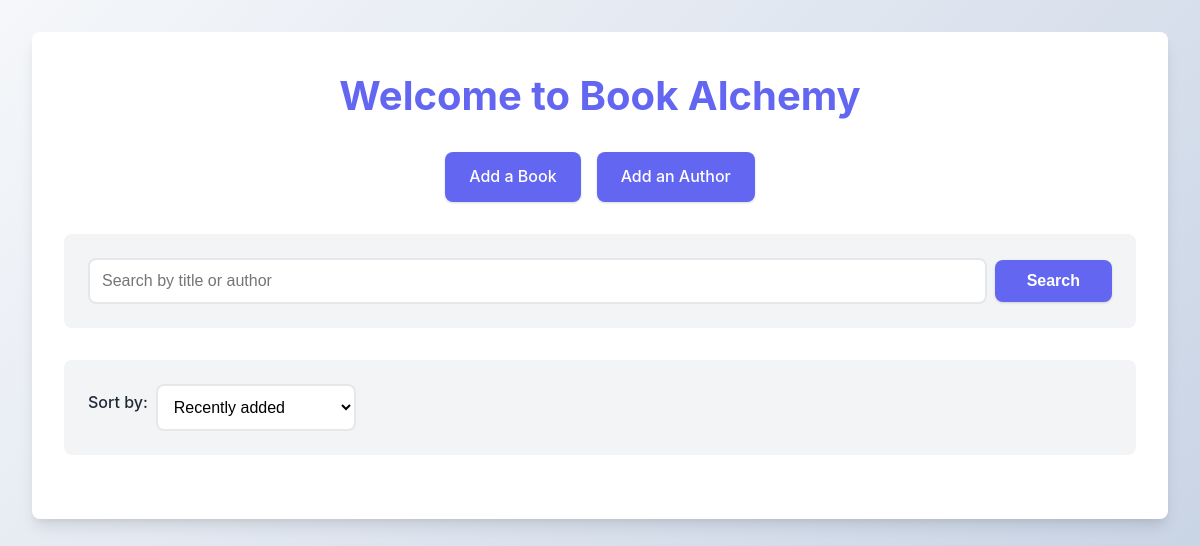
The app's page /, older data.
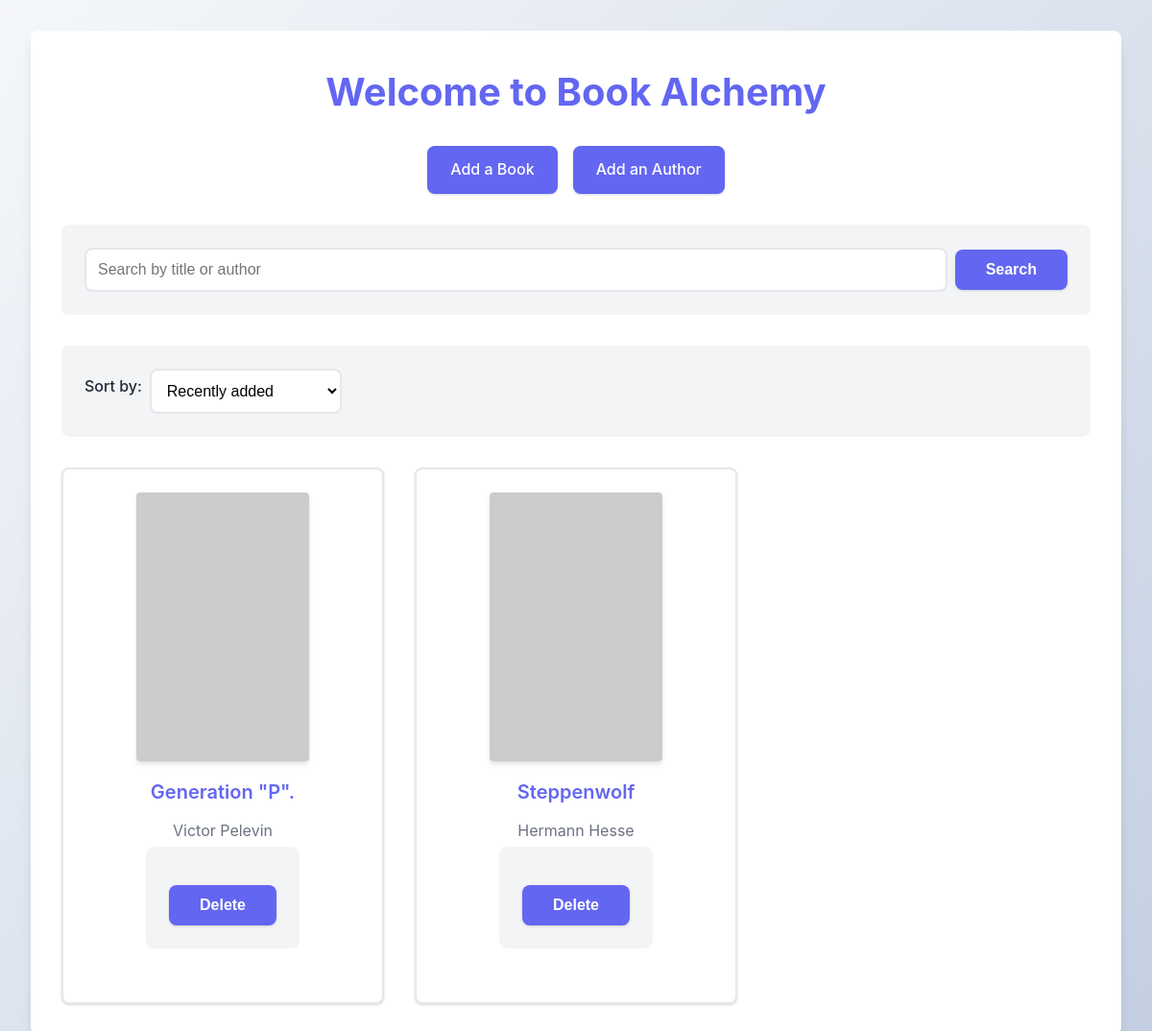
The same page, newer data.
### data_models.py (models this page shows, shortened)
class Book(db.Model):
    __tablename__ = 'books'
    id = db.Column(db.Integer, primary_key=True, autoincrement=True)
    author_id = db.Column(db.Integer, db.ForeignKey('authors.id'), nullable=False)
    isbn = db.Column(db.String(13), nullable=False)
    title = db.Column(db.String(250), nullable=False)
    publication_year = db.Column(db.Integer, nullable=False)
    author = db.relationship('Author', backref='books')

class Author(db.Model):
    __tablename__ = 'authors'
    id = db.Column(db.Integer, primary_key=True, autoincrement=True)
    name = db.Column(db.String(100), nullable=False)
    birth_date = db.Column(db.Date)
    date_of_death = db.Column(db.Date)

### app.py (the view)
@app.route('/')
def home():
    sort_by = request.args.get('sorting', 'recently_added')
    if sort_by == 'title':
        books = Book.query.order_by(Book.title).all()
    elif sort_by == 'author':
        books = Book.query.join(Author).order_by(Author.name).all()
    else:  # recently_added (default)
        books = Book.query.order_by(Book.id.desc()).all()
    return render_template('home.html', books=books, sort_by=sort_by)

### templates/home.html (shortened to what this page needs)
<!DOCTYPE html>
<html lang="en">
  <head>
    <link rel="stylesheet" href="{{ url_for('static', filename='css/style.css') }}">
  </head>
  <body>
    <div class="container">
      <h1>Welcome to Book Alchemy</h1>
      <div class="nav-links">
        <a href="/add_book">Add a Book</a>
        <a href="/add_author">Add an Author</a>
      </div>
      <form method="GET" action="/search" class="search-form">
          <input type="text" name="query" value="{{ query }}" placeholder="Search by title or author">
          <input type="submit" value="Search">
      </form>
      <form method="GET" action="/" class="sort-form">
          <label for="sorting">Sort by:</label>
          <select name="sorting" id="sorting" onchange="this.form.submit()">
              <option value="recently_added" {% if sort_by == 'recently_added' %}selected{% endif %}>Recently added</option>
          </select>
      </form>
      <div class="books-grid">
        {% for book in books %}
        <div class="book-card">
            <img src="https://covers.openlibrary.org/b/isbn/{{ book.isbn }}-M.jpg"
                 alt="{{ book.title }}"
                 onerror="this.onerror=null; this.src='https://via.placeholder.com/180x280?text=No+Cover';">
            <h3>{{ book.title }}</h3>
            <p>{{ book.author.name }}</p>
            <form action="/book/{{ book.id }}/delete" method="POST">
                <button type="submit" class="delete-btn">Delete</button>
            </form>
        </div>
        {% endfor %}
      </div>
    </div>
  </body>
</html>

### static/css/style.css (style rules this page uses)
* { margin: 0; padding: 0; box-sizing: border-box; }
:root { --primary-color: #6366f1; --primary-hover: #4f46e5; --secondary-color: #f3f4f6; --text-dark: #1f2937; --text-light: #6b7280; --border-color: #e5e7eb; --background: #ffffff; --shadow: 0 1px 3px 0 rgba(0, 0, 0, 0.1), 0 1px 2px 0 rgba(0, 0, 0, 0.06); --shadow-md: 0 4px 6px -1px rgba(0, 0, 0, 0.1), 0 2px 4px -1px rgba(0, 0, 0, 0.06); --shadow-lg: 0 10px 15px -3px rgba(0, 0, 0, 0.1), 0 4px 6px -2px rgba(0, 0, 0, 0.05); --border-radius: 0.5rem; --transition: all 0.3s ease; }
body { font-family: -apple-system, BlinkMacSystemFont, 'Segoe UI', Roboto, 'Helvetica Neue', Arial, sans-serif; line-height: 1.6; color: var(--text-dark); background: linear-gradient(135deg, #f5f7fa 0%, #c3cfe2 100%); min-height: 100vh; padding: 2rem; }
.container { max-width: 1200px; margin: 0 auto; background: var(--background); padding: 2rem; border-radius: var(--border-radius); box-shadow: var(--shadow-lg); }
h1 { color: var(--primary-color); font-size: 2.5rem; font-weight: 700; margin-bottom: 1.5rem; text-align: center; }
h3 { color: var(--text-dark); font-size: 1.25rem; font-weight: 600; margin-bottom: 0.5rem; }
.nav-links { display: flex; gap: 1rem; justify-content: center; margin-bottom: 2rem; flex-wrap: wrap; }
.nav-links a { text-decoration: none; color: var(--background); background: var(--primary-color); padding: 0.75rem 1.5rem; border-radius: var(--border-radius); font-weight: 500; transition: var(--transition); box-shadow: var(--shadow); }
form { background: var(--secondary-color); padding: 1.5rem; border-radius: var(--border-radius); margin-bottom: 2rem; }
form label { display: inline-block; margin-bottom: 0.5rem; font-weight: 500; color: var(--text-dark); }
form input[type="text"], form input[type="date"], form select { width: 100%; padding: 0.75rem; border: 2px solid var(--border-color); border-radius: var(--border-radius); font-size: 1rem; transition: var(--transition); margin-bottom: 1rem; background: var(--background); }
form input[type="submit"], form button[type="submit"] { background: var(--primary-color); color: var(--background); border: none; padding: 0.75rem 2rem; border-radius: var(--border-radius); font-size: 1rem; font-weight: 600; cursor: pointer; transition: var(--transition); box-shadow: var(--shadow); }
.search-form, .sort-form { display: flex; gap: 0.5rem; align-items: center; flex-wrap: wrap; }
.search-form input[type="text"] { flex: 1; min-width: 250px; margin-bottom: 0; }
.sort-form select { margin-bottom: 0; width: auto; min-width: 200px; }
.books-grid { display: grid; grid-template-columns: repeat(auto-fill, minmax(250px, 1fr)); gap: 2rem; margin-top: 2rem; }
.book-card { background: var(--background); border: 2px solid var(--border-color); border-radius: var(--border-radius); padding: 1.5rem; box-shadow: var(--shadow); transition: var(--transition); display: flex; flex-direction: column; align-items: center; text-align: center; }
.book-card img { width: 100%; max-width: 180px; height: auto; border-radius: calc(var(--border-radius) / 2); margin-bottom: 1rem; box-shadow: var(--shadow-md); }
.book-card h3 { color: var(--primary-color); margin-bottom: 0.5rem; }
.book-card p { color: var(--text-light); margin: 0.25rem 0; }
.delete-btn { background: #ef4444; color: white; border: none; padding: 0.5rem 1rem; border-radius: var(--border-radius); cursor: pointer; font-size: 0.875rem; font-weight: 500; margin-top: 1rem; transition: var(--transition); }

Row changes from the older to the newer data that the page shows:
added Book: title "Generation \"P\".", author.name "Victor Pelevin"
added Book: title "Steppenwolf", author.name "Hermann Hesse"
